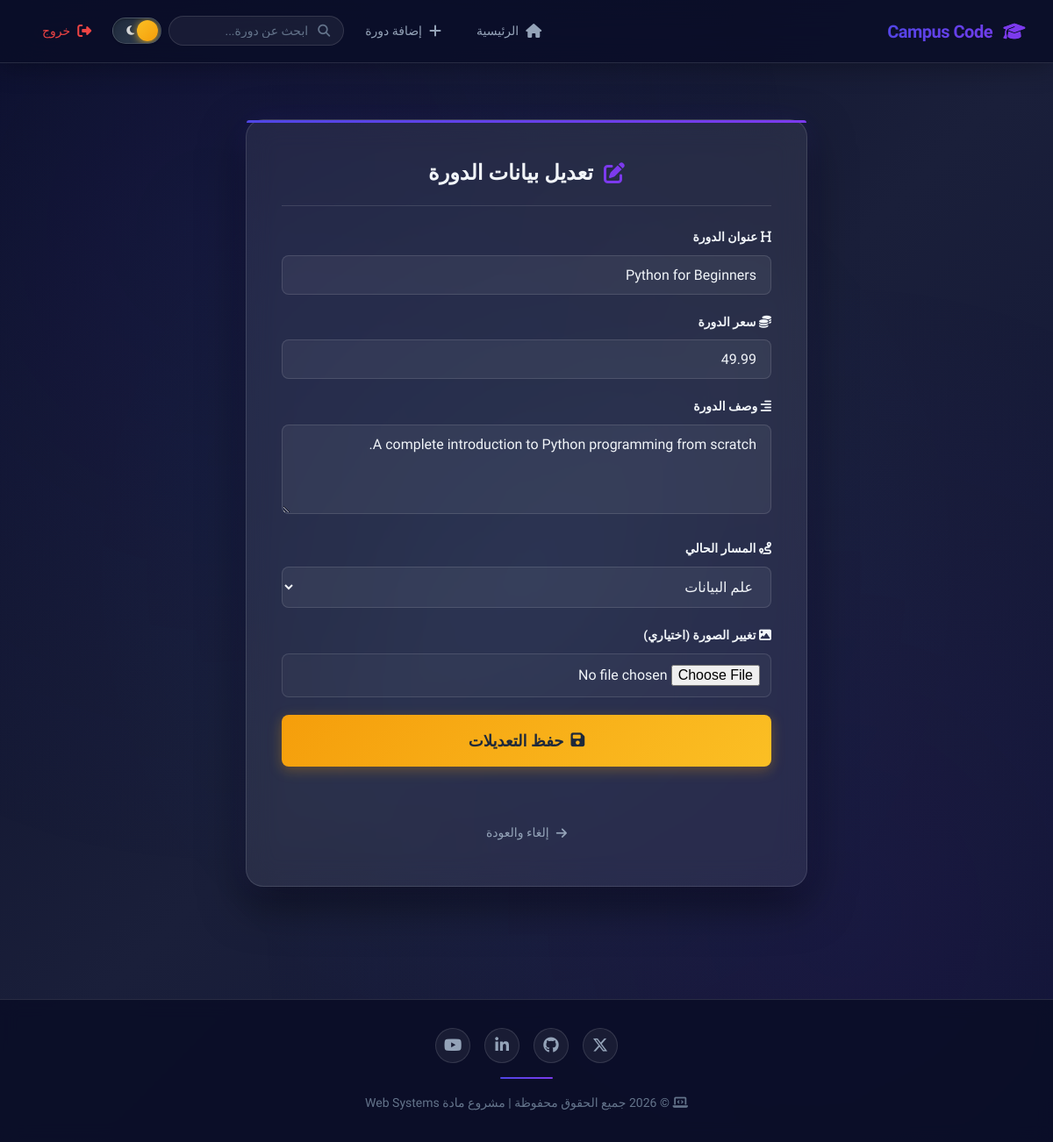
/edit_course.php?id=1, run on the app's committed database.
### tables this page shows
CREATE TABLE IF NOT EXISTS `courses` (
  `id` INT AUTO_INCREMENT PRIMARY KEY,
  `title` VARCHAR(255) NOT NULL,
  `description` TEXT,
  `price` DECIMAL(10,2) DEFAULT 0,
  `image` VARCHAR(255) DEFAULT NULL,
  `track` VARCHAR(255) DEFAULT NULL,
  `track_id` INT DEFAULT NULL,
  `created_at` TIMESTAMP DEFAULT CURRENT_TIMESTAMP,
  CONSTRAINT `fk_courses_track` FOREIGN KEY (`track_id`) REFERENCES `tracks` (`id`) ON DELETE SET NULL ON UPDATE CASCADE
);

### edit_course.php (the view, shortened to what this page needs)
<?php
include 'connection.php';
include 'header.php';
if (isset($_GET['id'])) {
    $course_id = $_GET['id'];
    $fetch_query = mysqli_query($conn, "SELECT * FROM courses WHERE id = '$course_id'");
    $course_data = mysqli_fetch_assoc($fetch_query);
}
?>
<div class="form-card fade-in-up">
    <h2><i class="fas fa-pen-to-square"></i> تعديل بيانات الدورة</h2>
    <form method="POST" action="" enctype="multipart/form-data">
        <div class="form-group">
            <label for="edit-title"><i class="fas fa-heading"></i> عنوان الدورة</label>
            <input type="text" name="title" value="<?php echo $course_data['title']; ?>" required id="edit-title">
        </div>
        <div class="form-group">
            <label for="edit-price"><i class="fas fa-coins"></i> سعر الدورة</label>
            <input type="text" name="price" value="<?php echo $course_data['price']; ?>" required id="edit-price">
        </div>
        <div class="form-group">
            <label for="edit-desc"><i class="fas fa-align-right"></i> وصف الدورة</label>
            <textarea name="description" required rows="4" id="edit-desc"><?php echo $course_data['description']; ?></textarea>
        </div>
        <div class="form-group">
            <label for="edit-track"><i class="fas fa-route"></i> المسار الحالي</label>
            <select name="track_id" id="edit-track">
                <option value="1" <?php if($course_data['track_id'] == 1) echo 'selected'; ?>>علم البيانات</option>
            </select>
        </div>
        <div class="form-group">
            <label for="edit-image"><i class="fas fa-image"></i> تغيير الصورة (اختياري)</label>
            <input type="file" name="image" id="edit-image">
        </div>
        <button type="submit" name="update" class="btn btn-warning btn-block btn-lg" id="update-course-btn"><i class="fas fa-floppy-disk"></i> حفظ التعديلات</button>
    </form>
    <div class="back-section">
        <a href="course_details.php?id=<?php echo $course_id; ?>" class="back-link"><i class="fas fa-arrow-right"></i> إلغاء والعودة</a>
    </div>
</div>
<?php include 'footer.php'; ?>

### data on the page
courses: title "Python for Beginners", price "49.99", description "A complete introduction to Python programming from scratch.", track_id "علم البيانات"
